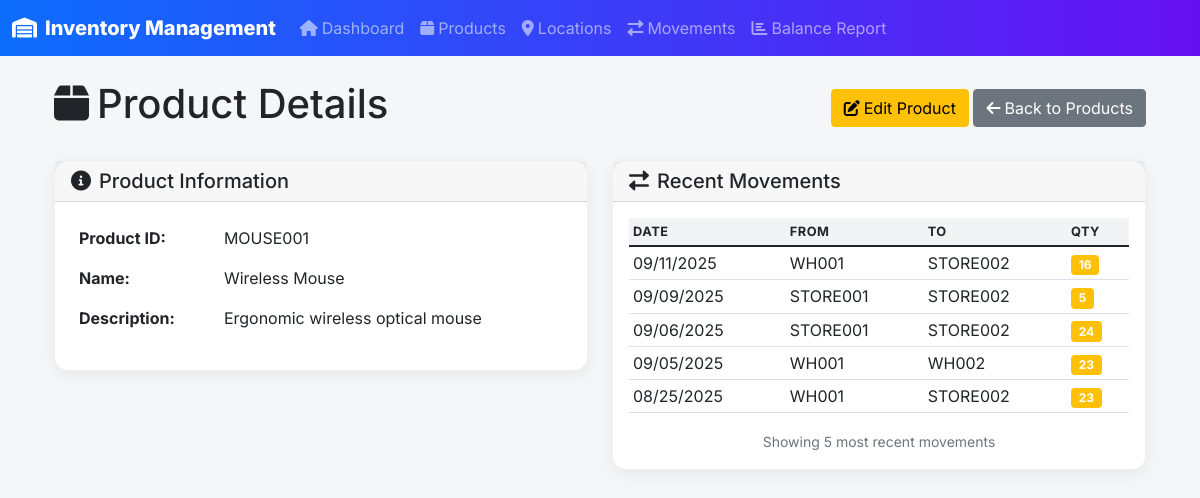
The page /product/view/MOUSE001 on the database its author committed.
### app.py (models this page shows, shortened)
class Product(db.Model):
    product_id = db.Column(db.String(50), primary_key=True)
    name = db.Column(db.String(100), nullable=False)
    description = db.Column(db.Text)

class ProductMovement(db.Model):
    movement_id = db.Column(db.String(50), primary_key=True)
    timestamp = db.Column(db.DateTime, nullable=False, default=datetime.utcnow)
    from_location = db.Column(db.String(50), db.ForeignKey('location.location_id'), nullable=True)
    to_location = db.Column(db.String(50), db.ForeignKey('location.location_id'), nullable=True)
    product_id = db.Column(db.String(50), db.ForeignKey('product.product_id'), nullable=False)
    qty = db.Column(db.Integer, nullable=False)
    driver_name = db.Column(db.String(100), nullable=True)
    truck_number = db.Column(db.String(50), nullable=True)
    product = db.relationship('Product', backref='movements')
    from_loc = db.relationship('Location', foreign_keys=[from_location], backref='outgoing_movements')
    to_loc = db.relationship('Location', foreign_keys=[to_location], backref='incoming_movements')

### app.py (the view)
@app.route('/product/view/<product_id>')
def view_product(product_id):
    product = Product.query.get_or_404(product_id)
    movements = ProductMovement.query.filter_by(product_id=product_id).order_by(ProductMovement.timestamp.desc()).all()
    return render_template('product_view.html', product=product, movements=movements)

### templates/product_view.html (shortened to what this page needs)
{% extends "base.html" %}
{% block content %}
<div class="container">
    <div class="row">
        <div class="col-12">
            <div class="d-flex justify-content-between align-items-center mb-4">
                <h1>
                    <i class="fas fa-box me-2"></i>Product Details
                </h1>
                <div>
                    <a href="{{ url_for('edit_product', product_id=product.product_id) }}" class="btn btn-warning">
                        <i class="fas fa-edit me-1"></i>Edit Product
                    </a>
                    <a href="{{ url_for('products') }}" class="btn btn-secondary">
                        <i class="fas fa-arrow-left me-1"></i>Back to Products
                    </a>
                </div>
            </div>
        </div>
    </div>
    <div class="row">
        <div class="col-md-6">
            <div class="card">
                <div class="card-header">
                    <h5 class="mb-0">
                        <i class="fas fa-info-circle me-2"></i>Product Information
                    </h5>
                </div>
                <div class="card-body">
                    <table class="table table-borderless">
                        <tr>
                            <td><strong>Product ID:</strong></td>
                            <td>{{ product.product_id }}</td>
                        </tr>
                        <tr>
                            <td><strong>Name:</strong></td>
                            <td>{{ product.name }}</td>
                        </tr>
                        <tr>
                            <td><strong>Description:</strong></td>
                            <td>{{ product.description or '-' }}</td>
                        </tr>
                    </table>
                </div>
            </div>
        </div>
        <div class="col-md-6">
            <div class="card">
                <div class="card-header">
                    <h5 class="mb-0">
                        <i class="fas fa-exchange-alt me-2"></i>Recent Movements
                    </h5>
                </div>
                <div class="card-body">
                    {% if movements %}
                        <div class="table-responsive">
                            <table class="table table-sm">
                                <thead>
                                    <tr>
                                        <th>Date</th>
                                        <th>From</th>
                                        <th>To</th>
                                        <th>Qty</th>
                                    </tr>
                                </thead>
                                <tbody>
                                    {% for movement in movements[:5] %}
                                    <tr>
                                        <td>{{ movement.timestamp.strftime('%m/%d/%Y') }}</td>
                                        <td>{{ movement.from_location or '-' }}</td>
                                        <td>{{ movement.to_location or '-' }}</td>
                                        <td>
                                            <span class="badge bg-{{ 'success' if movement.to_location and not movement.from_location else 'warning' if movement.from_location and movement.to_location else 'danger' }}">
                                                {{ movement.qty }}
                                            </span>
                                        </td>
                                    </tr>
                                    {% endfor %}
                                </tbody>
                            </table>
                        </div>
                        {% if movements|length > 5 %}
                            <div class="text-center">
                                <small class="text-muted">Showing 5 most recent movements</small>
                            </div>
                        {% endif %}
                    {% else %}
                        <div class="text-center text-muted">
                            <i class="fas fa-exchange-alt fa-2x mb-2"></i>
                            <p>No movements recorded for this product</p>
                        </div>
                    {% endif %}
                </div>
            </div>
        </div>
    </div>
</div>
{% endblock %}

### templates/base.html (style rules this page uses)
body { font-family: 'Inter', system-ui, -apple-system, Segoe UI, Roboto, Arial, sans-serif; background: #f4f6f8; }
.card { border: 1px solid rgba(0, 0, 0, 0.06); box-shadow: 0 4px 16px rgba(0,0,0,0.06); border-radius: 14px; }
.table thead th { background-color: #f1f3f5; text-transform: uppercase; font-size: .8rem; letter-spacing: .04em; }

### rows shown on the page
Product: product_id "MOUSE001", name "Wireless Mouse", description "Ergonomic wireless optical mouse"
ProductMovement: timestamp "09/11/2025", from_location "WH001", to_location "STORE002", qty "16"
ProductMovement: timestamp "09/09/2025", from_location "STORE001", to_location "STORE002", qty "5"
ProductMovement: timestamp "09/06/2025", from_location "STORE001", to_location "STORE002", qty "24"
ProductMovement: timestamp "09/05/2025", from_location "WH001", to_location "WH002", qty "23"
ProductMovement: timestamp "08/25/2025", from_location "WH001", to_location "STORE002", qty "23"
